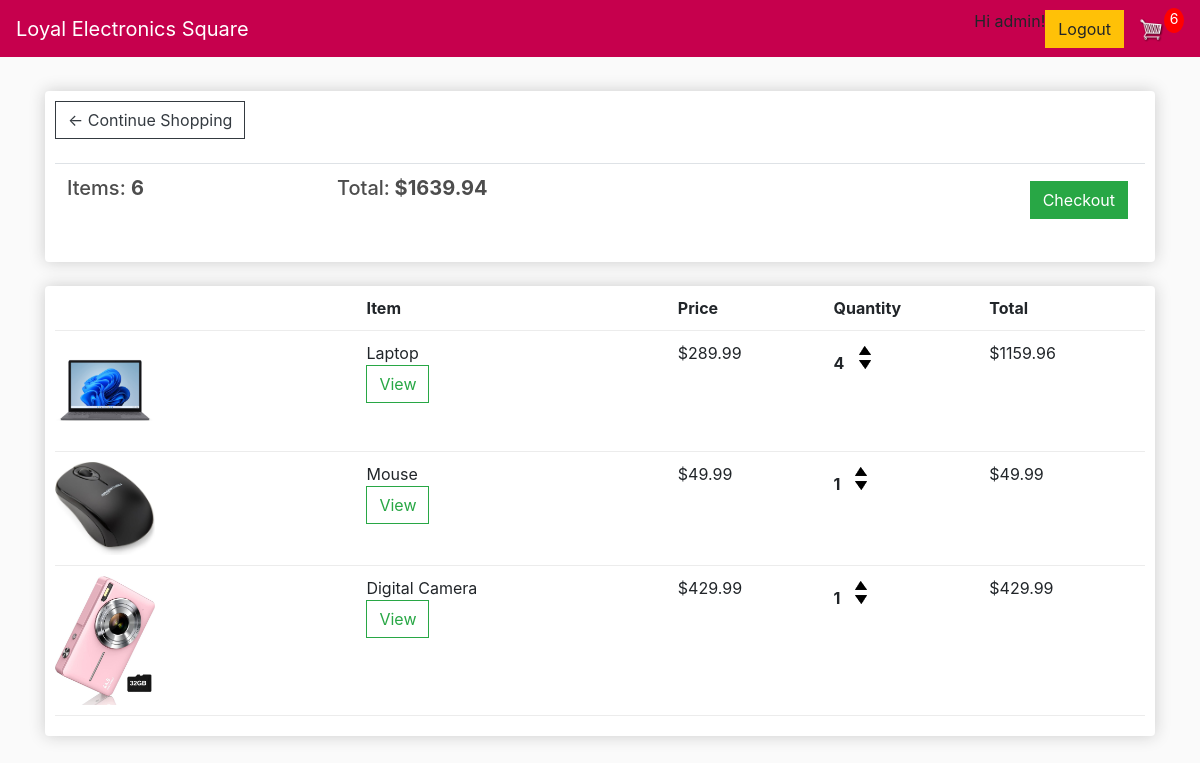
The app's page /cart/ (signed in), older data.
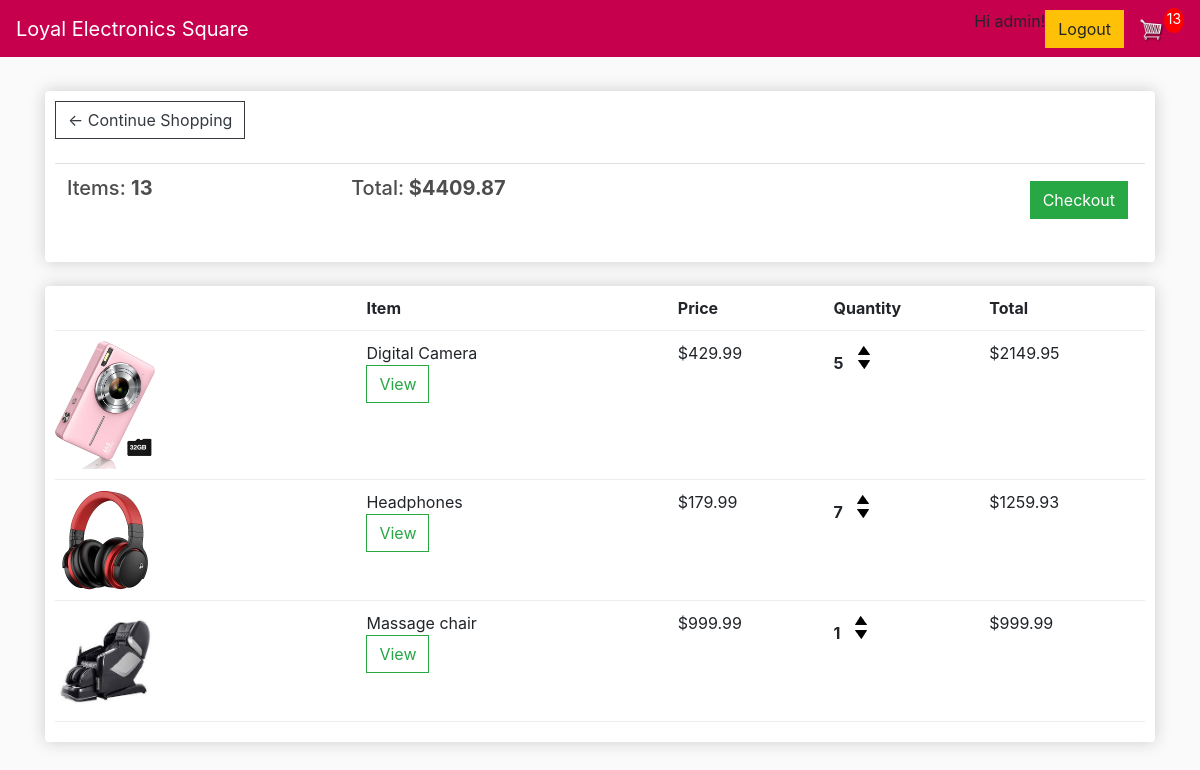
The same page, newer data.
### store/models.py (models this page shows, shortened)
class Order(models.Model):
    customer = models.ForeignKey(Customer, on_delete=models.SET_NULL, null=True, blank=True)
    date_ordered = models.DateTimeField(auto_now_add=True)
    complete = models.BooleanField(default=False, null=True, blank=False)
    transaction_id = models.CharField(max_length=200, null=True)
    @property
    def get_cart_total(self):
        orderitems = self.orderitem_set.all()
        total = sum([item.get_total for item in orderitems])
        return total
    @property
    def get_cart_items(self):
        orderitems = self.orderitem_set.all()
        total = sum([item.quantity for item in orderitems])
        return total

class OrderItem(models.Model):
    product = models.ForeignKey(Product, on_delete=models.SET_NULL, null=True)
    order = models.ForeignKey(Order, on_delete=models.SET_NULL, null=True)
    quantity = models.IntegerField(default=0, null=True, blank=True)
    date_added = models.DateTimeField(auto_now_add=True)
    @property
    def get_total(self):
        total = self.product.price * self.quantity
        return total

class Product(models.Model):
    name = models.CharField(max_length=200, null=True)
    price = models.DecimalField(max_digits=10, decimal_places=2)
    digital = models.BooleanField(default=False, null=True, blank=False)
    image = models.ImageField(null=True, blank=True)
    @property
    def imageURL(self):
        try:
            url = self.image.url
        except:
            url = ''
        return url

### store/views.py (the view)
# urls.py: path('cart/', views.cart, name="cart"),
def cart(request):
     if request.user.is_authenticated:
          customer = request.user.customer
          order, created = Order.objects.get_or_create(customer=customer, complete=False)
          items = order.orderitem_set.all()
          cartItems = order.get_cart_items
     else:
          items = []
          order = {'get_cart_total':0, 'get_cart_items':0, 'shipping':False}
          cartItems = order['get_cart_items']
     products = Product.objects.all()
     context = {'products':products, 'items':items, 'order':order, 'cartItems':cartItems}
     return render(request, 'store/cart.html', context)

### store/templates/store/Cart.html
{% extends 'store/main.html' %}
{% load static %}
{% block content %}
	<div class="row">
		<div class="col-lg-12">
			<div class="box-element">
				<a  class="btn btn-outline-dark" href="{% url 'store' %}">&#x2190; Continue Shopping</a>
				<br>
				<br>
				<table class="table">
					<tr>
						<th><h5>Items: <strong>{{order.get_cart_items}}</strong></h5></th>
						<th><h5>Total:<strong> ${{order.get_cart_total|floatformat:2}}</strong></h5></th>
						<th>
							<a  style="float:right; margin:5px;" class="btn btn-success" href="{% url 'checkout' %}">Checkout</a>
						</th>
					</tr>
				</table>
			</div>
			<br>
			<div class="box-element">
				<div class="cart-row">
					<div style="flex:2"></div>
					<div style="flex:2"><strong>Item</strong></div>
					<div style="flex:1"><strong>Price</strong></div>
					<div style="flex:1"><strong>Quantity</strong></div>
					<div style="flex:1"><strong>Total</strong></div>
				</div>
				{% for item in items %}
				<div class="cart-row">
					<div style="flex:2"><img class="row-image" src="{{item.product.imageURL}}"></div>
					<div style="flex:2">{{item.product.name}}
					<br>
					<a class="btn btn-outline-success" href="{% url 'product' item.product.id %}">View</a>
					</div>
					<div style="flex:1">${{item.product.price|floatformat:2}}</div>
					<div style="flex:1">
						<p class="quantity">{{item.quantity}}</p>
						<div class="quantity">
							<img data-product="{{item.product.id}}" data-action="add" class="chg-quantity update-cart" src="{% static  'images/arrow-up.png' %}">
							<img data-product="{{item.product.id}}" data-action="remove" class="chg-quantity update-cart" src="{% static  'images/arrow-down.png' %}">
						</div>
					</div>
					<div style="flex:1">${{item.get_total}}</div>
				</div>
				{% endfor %}
			</div>
		</div>
	</div>
{% endblock content %}

### store/templates/store/Main.html (shortened to what this page needs)
<!DOCTYPE html>
{% load static %}
<html>
<head>
	<link rel="stylesheet" href="https://stackpath.bootstrapcdn.com/bootstrap/4.4.1/css/bootstrap.min.css">
	<link rel="stylesheet" type="text/css" href="{% static 'css/main.css' %}">
</head>
<body>
	<nav class="navbar navbar-expand-lg navbar-dark" style="background-color: #c6004d;">
	  <a class="navbar-brand" href="{% url 'store' %}">Loyal Electronics Square</a>
	  <div class="collapse navbar-collapse" id="navbarSupportedContent">
	    <div class="form-inline my-2 my-lg-0">
			{% if user.is_authenticated %}
				<p>Hi {{ user.username }}! </p>
				<form action="{% url 'logout' %}" method="post">
					<button class="btn btn-warning" type="submit">Logout</button>
				</form>
			{% else %}
				<p>You are not logged in. </p>
	     		<p><a href="{% url 'login' %}" class="btn btn-warning">Login</a></p>
	     	{% endif %}
	     	<a href="{% url 'cart' %}">
	    		<img  id="cart-icon" src="{% static 'images/cart.png' %}">
	    	</a>
	    	<p id="cart-total">{{cartItems}}</p>
	    </div>
	  </div>
	</nav>
     <div class="container">
            <br>
            {% block content %}
            {% endblock content %}
         </div>
</body>
</html>

### static/css/main.css (style rules this page uses)
body { background-color: hsl(0, 0%, 98%); }
h1,h2,h3,h4,h5,h6 { color:hsl(0, 0%, 30%); }
.box-element { box-shadow:hsl(0, 0%, 80%) 0 0 16px; background-color: #fff; border-radius: 4px; padding: 10px; }
#cart-icon { width:25px; display: inline-block; margin-left: 15px; }
#cart-total { display: block; text-align: center; color:#fff; background-color: red; width: 20px; height: 25px; border-radius: 50%; font-size: 14px; }
.col-lg-4, .col-lg-6, .col-lg-8, .col-lg-12 { margin-top: 10px; }
.btn { border-radius: 0; }
.row-image { width: 100px; }
.cart-row { display: flex; align-items: flex-stretch; padding-bottom: 10px; margin-bottom: 10px; border-bottom: 1px solid #ececec; }
.quantity { display: inline-block; font-weight: 700; padding-right:10px; }
.chg-quantity { width: 12px; cursor: pointer; display: block; margin-top: 5px; transition:.1s; }

Row changes from the older to the newer data that the page shows:
removed OrderItem: product.imageURL (picture), product.name "Laptop", product.price "289.99", quantity "4", get_total "1159.96"
removed OrderItem: product.imageURL (picture), product.name "Mouse", product.price "49.99", quantity "1", get_total "49.99"
changed through a linked row, Order: get_cart_items "6" → "13"; get_cart_total "1639.94" → "4409.87"
changed OrderItem "Digital Camera": quantity "1" → "5"; get_total "429.99" → "2149.95"
added OrderItem: product.imageURL (picture), product.name "Headphones", product.price "179.99", quantity "7", get_total "1259.93"
added OrderItem: product.imageURL (picture), product.name "Massage chair", product.price "999.99", quantity "1", get_total "999.99"
Text that changed along with them:
{{ cartItems }}: "6" → "13"
